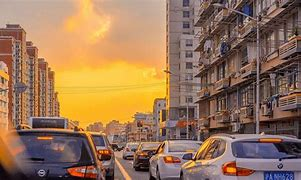
#> input picture input.jpg, 301 x 180 px
$ python '边缘检测2.py'
#> lines starting #> are read from the running program, lines starting #| are printed output that depends on the picture; after the words box and inside, x2 and y2 are one past the last pixel; in counts of white or black regions, pixels touching at a corner belong together
import cv2
import numpy as np

# Load image
img = cv2.imread('input.jpg')
#> img is the input picture: shape (180, 301, 3); mean B, G, R 88.3, 116.8, 151.6

# Convert to grayscale
gray = cv2.cvtColor(img, cv2.COLOR_BGR2GRAY)
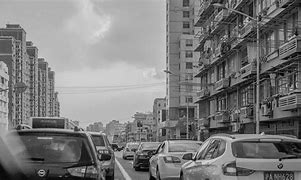
#> gray: shape (180, 301); min 1, max 228, mean 124

# Apply Canny edge detection
edges = cv2.Canny(gray, 50, 150, apertureSize=3)
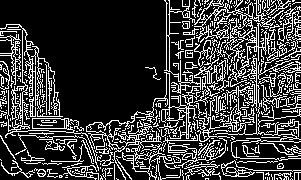
#> edges: shape (180, 301); 22.9% white in thin lines or dots

# Find contours
contours, _ = cv2.findContours(edges, cv2.RETR_TREE, cv2.CHAIN_APPROX_SIMPLE)
#> contours = 622 contours, 551 with area under 20; largest, box (x1, y1, x2, y2) and area: (86, 0, 300, 180) 2774, (0, 24, 99, 171) 880, (233, 14, 265, 47) 366, (32, 118, 65, 129) 314, (196, 86, 301, 144) 228

# Draw contours on output image
output = np.zeros_like(img)
for cnt in contours:
    # Approximate the contour with a polygon
    epsilon = 0.01 * cv2.arcLength(cnt, True)
    approx = cv2.approxPolyDP(cnt, epsilon, True)

    # If the polygon has more than 2 vertices, draw it as a line
    if len(approx) > 1:
        cv2.drawContours(output, [approx], -1, (0, 255, 0), 2)
#> this loop made 622 passes
#> epsilon on passes 3, 12, 15: 0.0883, 0.205, 0.125
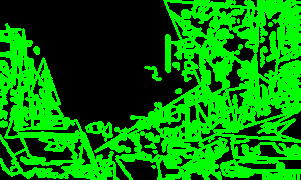
#> output: shape (180, 301, 3); mean of channels 0, 1, 2 0, 123.8, 0; drawn as B, G, R

# Save output image
cv2.imwrite('output.png', output)
